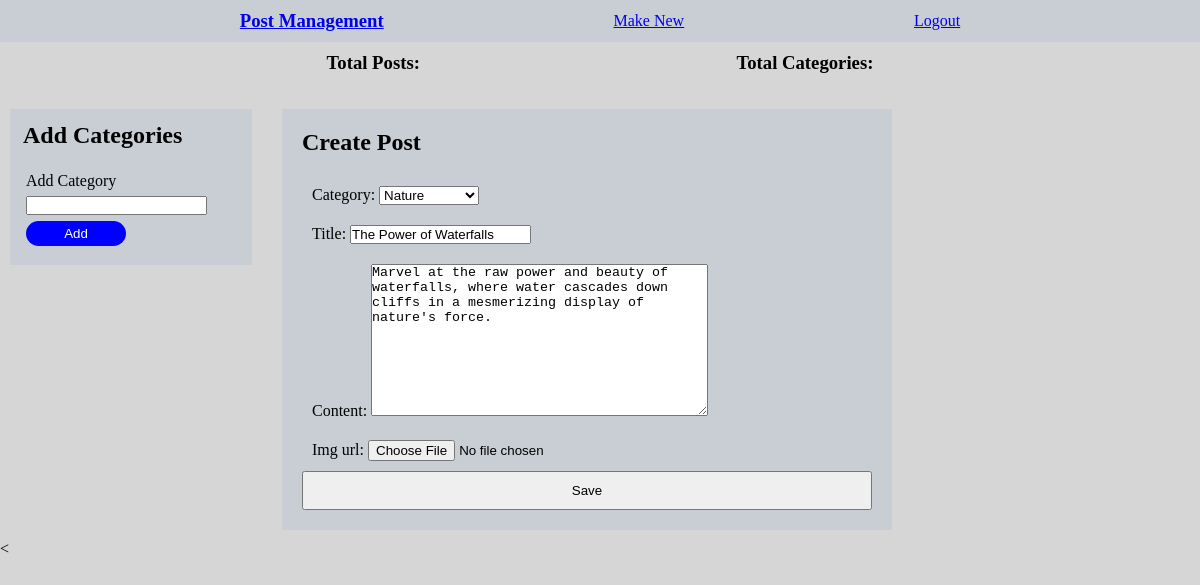
The page /adminpage/?edit=7 (signed in) on the database its author committed.
### firstapp/models.py (models this page shows, shortened)
class Post(models.Model):
    title = models.CharField(max_length=200)
    content = models.TextField()
    category = models.ForeignKey(Category, on_delete=models.CASCADE)
    img_url = models.URLField(blank=True)
    created_at = models.DateTimeField(auto_now_add=True)
    updated_at = models.DateTimeField(auto_now=True)

### firstapp/views.py (the view, shortened to what this page needs)
# urls.py: path('adminpage/', views.adminpage, name='adminPage'),
def adminpage(req):
    if not req.user.is_authenticated:
        return redirect('firstapp:adminlogin')
    post_id = req.GET.get('edit')
    edit_post = None
    if post_id:
        edit_post = get_object_or_404(Post, id=post_id)
        form = PostForm(instance=edit_post)
    else:
        form = PostForm()
    return render(req, 'admin.html', {'form': form, 'edit_post': edit_post})

### firstapp/forms.py
class PostForm(forms.ModelForm):
    class Meta:
        model = Post
        fields = ['category', 'title', 'content', 'img_url']
        widgets = {
            'category': forms.Select(attrs={'class': 'form-control'}),
            'title': forms.TextInput(attrs={'class': 'form-control'}),
            'content': forms.Textarea(attrs={'class': 'form-control'}),
            'img_url': forms.FileInput(attrs={'class': 'form-control'}),
        }

### firstapp/models.py (called while the page is built)
    def __str__(self):
        return self.name

### firstapp/templates/admin.html (shortened to what this page needs)
{% extends "header.html" %}
{% block content %}
<div class="dashboard">
    <div><h3>Total Posts: </h3></div>
    <div><h3>Total Categories: </h3></div>
</div>
<div class="FunctionContainer">
    <div class="categoryForm">
        <h2>Add Categories</h2>
        <form method="POST" action="{% url 'firstapp:add_category' %}">
            <div>
                <label for="category">Add Category</label>
            </div>
            <div>
                <input type="text" name="name" id="category" required>
            </div>
            <div>
                <input id="CategorySubmit" type="submit" value="Add">
            </div>
        </form>
    </div>
    <div class="postContainer">
        <h2>Create Post</h2>
        <form method="POST" enctype="multipart/form-data">
    {{ form.as_p }}
    <button type="submit">Save</button>
</form>
    </div>
</div>
<
{% endblock content %}

### firstapp/static/css/home.css (style rules this page uses)
* { margin: 0; padding: 0; }
body { background-color: rgb(214, 214, 214); margin:0; padding: 0; }

### firstapp/static/css/header.css (style rules this page uses)
* { margin: 0; padding: 0; }

### firstapp/static/css/admin.css (style rules this page uses)
body { background-color: rgb(214, 214, 214); margin:0; padding: 0; }
.categoryForm>* { padding: 10px; }
.FunctionContainer { margin-top: 10px; padding: 10px; border-radius: 30px; display: flex; gap: 30px; }
.categoryForm { height: 150px; width: 20%; }
.categoryForm,.categoryForm>*>* { padding: 3px; }
#CategorySubmit { width: 100px; background-color: blue; color: white; cursor: pointer; padding: 5px; border-radius: 20px; border: none; }
.postContainer,.categoryForm { background-color:rgba(201, 206, 212, 0.973); margin-top: 5px; }
.postContainer { width: 50%; }
.postContainer,.postContainer>* { padding: 10px; }
.postContainer>*>* { padding: 10px; width: 100%; }
.dashboard { display: flex; justify-content: space-evenly; align-items: center; padding: 10px; }

### firstapp/static/css/singlepost.css (style rules this page uses)
* { margin: 0; padding: 0; }
body { background-color: rgb(214, 214, 214); margin:0; padding: 0; }

### rows shown on the page
Post: category "Nature", title "The Power of Waterfalls", content "Marvel at the raw power and beauty of waterfalls, where water cascades down cliffs in a mesmerizing display of nature's force."
